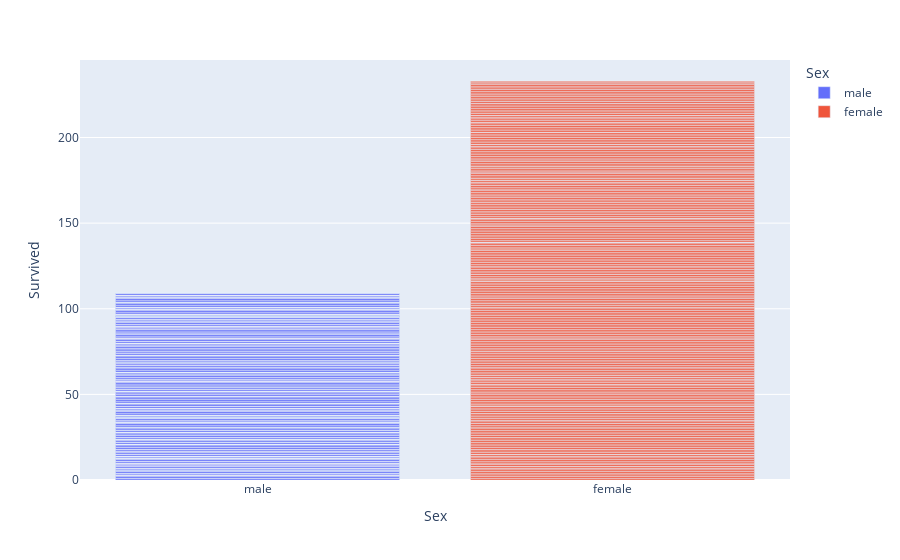

Notebook cell for this chart:
### Code cell
import plotly.express as px


fig = px.bar(new_file, x='Sex', y='Survived', color='Sex')
fig.show()

### Figure 1 — Plotly figure (JSON) as saved in the notebook; plotly's stock layout.template omitted (floating-point values rounded to 4 significant figures; data arrays with more than 128 entries replaced by an {"elided": "..."} marker saying what was removed)
{"data": [{"alignmentgroup": "True", "hovertemplate": "Sex=%{x}<br>Survived=%{y}<extra></extra>", "legendgroup": "male", "marker": {"color": "#636efa", "pattern": {"shape": ""}}, "name": "male", "offsetgroup": "male", "orientation": "v", "showlegend": true, "textposition": "auto", "x": {"elided": "577 str values"}, "xaxis": "x", "y": {"elided": "577 int values"}, "yaxis": "y", "type": "bar"}, {"alignmentgroup": "True", "hovertemplate": "Sex=%{x}<br>Survived=%{y}<extra></extra>", "legendgroup": "female", "marker": {"color": "#EF553B", "pattern": {"shape": ""}}, "name": "female", "offsetgroup": "female", "orientation": "v", "showlegend": true, "textposition": "auto", "x": {"elided": "314 str values"}, "xaxis": "x", "y": {"elided": "314 int values"}, "yaxis": "y", "type": "bar"}], "layout": {"xaxis": {"anchor": "y", "domain": [0.0, 1.0], "title": {"text": "Sex"}, "categoryorder": "array", "categoryarray": ["male", "female"]}, "yaxis": {"anchor": "x", "domain": [0.0, 1.0], "title": {"text": "Survived"}}, "legend": {"title": {"text": "Sex"}, "tracegroupgap": 0}, "margin": {"t": 60}, "barmode": "relative"}}
